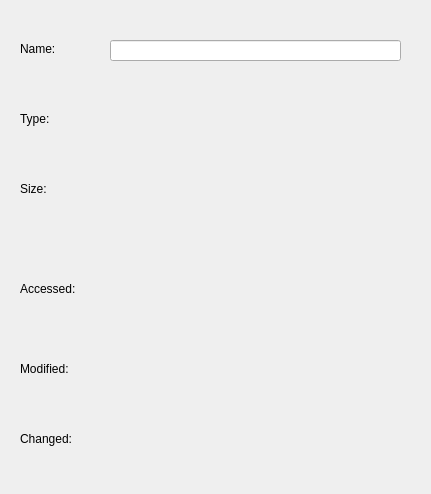
<?xml version="1.0" encoding="UTF-8"?>
<ui version="4.0">
 <class>FileInfoWindow</class>
 <widget class="QDialog" name="FileInfoWindow">
  <property name="geometry">
   <rect>
    <x>0</x>
    <y>0</y>
    <width>431</width>
    <height>494</height>
   </rect>
  </property>
  <property name="windowTitle">
   <string>Dialog</string>
  </property>
  <widget class="QLabel" name="label">
   <property name="geometry">
    <rect>
     <x>20</x>
     <y>40</y>
     <width>61</width>
     <height>17</height>
    </rect>
   </property>
   <property name="text">
    <string>Name:</string>
   </property>
  </widget>
  <widget class="QLabel" name="label_2">
   <property name="geometry">
    <rect>
     <x>20</x>
     <y>110</y>
     <width>51</width>
     <height>17</height>
    </rect>
   </property>
   <property name="text">
    <string>Type:</string>
   </property>
  </widget>
  <widget class="QLineEdit" name="fileName">
   <property name="geometry">
    <rect>
     <x>110</x>
     <y>40</y>
     <width>291</width>
     <height>21</height>
    </rect>
   </property>
   <property name="readOnly">
    <bool>true</bool>
   </property>
  </widget>
  <widget class="QLabel" name="fileType">
   <property name="geometry">
    <rect>
     <x>110</x>
     <y>110</y>
     <width>291</width>
     <height>17</height>
    </rect>
   </property>
   <property name="text">
    <string/>
   </property>
  </widget>
  <widget class="QLabel" name="label_3">
   <property name="geometry">
    <rect>
     <x>20</x>
     <y>180</y>
     <width>41</width>
     <height>17</height>
    </rect>
   </property>
   <property name="text">
    <string>Size:</string>
   </property>
  </widget>
  <widget class="QLabel" name="fileSize">
   <property name="geometry">
    <rect>
     <x>110</x>
     <y>180</y>
     <width>291</width>
     <height>20</height>
    </rect>
   </property>
   <property name="text">
    <string/>
   </property>
  </widget>
  <widget class="QLabel" name="label_4">
   <property name="geometry">
    <rect>
     <x>20</x>
     <y>280</y>
     <width>67</width>
     <height>17</height>
    </rect>
   </property>
   <property name="text">
    <string>Accessed:</string>
   </property>
  </widget>
  <widget class="QLabel" name="fileAccessTime">
   <property name="geometry">
    <rect>
     <x>110</x>
     <y>280</y>
     <width>301</width>
     <height>17</height>
    </rect>
   </property>
   <property name="text">
    <string/>
   </property>
  </widget>
  <widget class="QLabel" name="label_5">
   <property name="geometry">
    <rect>
     <x>20</x>
     <y>360</y>
     <width>71</width>
     <height>17</height>
    </rect>
   </property>
   <property name="text">
    <string>Modified:</string>
   </property>
  </widget>
  <widget class="QLabel" name="fileModifiedTime">
   <property name="geometry">
    <rect>
     <x>120</x>
     <y>360</y>
     <width>271</width>
     <height>17</height>
    </rect>
   </property>
   <property name="text">
    <string/>
   </property>
  </widget>
  <widget class="QLabel" name="label_6">
   <property name="geometry">
    <rect>
     <x>20</x>
     <y>430</y>
     <width>71</width>
     <height>17</height>
    </rect>
   </property>
   <property name="text">
    <string>Changed:</string>
   </property>
  </widget>
  <widget class="QLabel" name="fileChangeTime">
   <property name="geometry">
    <rect>
     <x>120</x>
     <y>430</y>
     <width>271</width>
     <height>17</height>
    </rect>
   </property>
   <property name="text">
    <string/>
   </property>
  </widget>
 </widget>
 <resources/>
 <connections/>
</ui>
